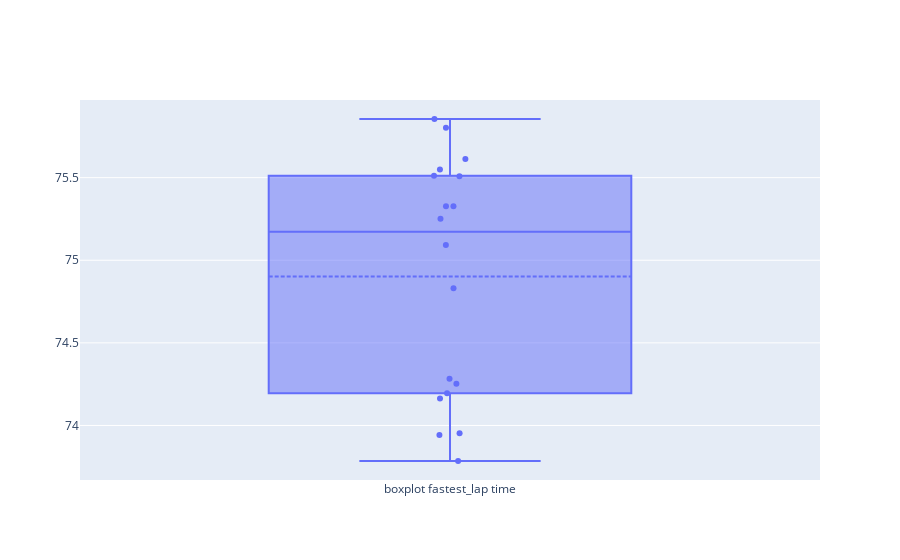

The notebook cell saved with this chart:
### Markdown cell above
## General Part
Here we display the general data and the stats

### Code cell
fig = go.Figure()
fig.add_trace(go.Box(y=df["time"], name="boxplot fastest_lap time", boxpoints="all", jitter=0.1, pointpos=0, boxmean=True, text=df["pilot"]))

### Figure 1 — Plotly figure (JSON) as saved in the notebook; plotly's stock layout.template omitted (floating-point values rounded to 4 significant figures)
{"data": [{"boxmean": true, "boxpoints": "all", "jitter": 0.1, "name": "boxplot fastest_lap time", "pointpos": 0, "text": ["rus", "ham", "sai", "lec", "alo", "ver", "per", "oco", "bot", "str", "vet", "zho", "msc", "gas", "alb", "lat", "tsu", "nor"], "type": "box", "y": [73.78, 73.94, 73.95, 74.25, 74.16, 74.19, 74.28, 75.09, 75.51, 74.83, 75.55, 75.8, 75.25, 75.33, 75.61, 75.33, 75.51, 75.86]}], "layout": {}}
